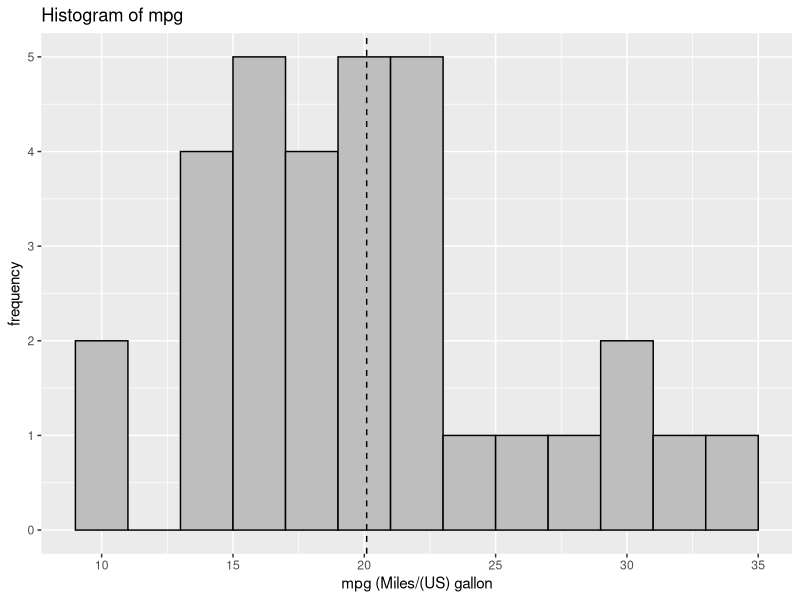
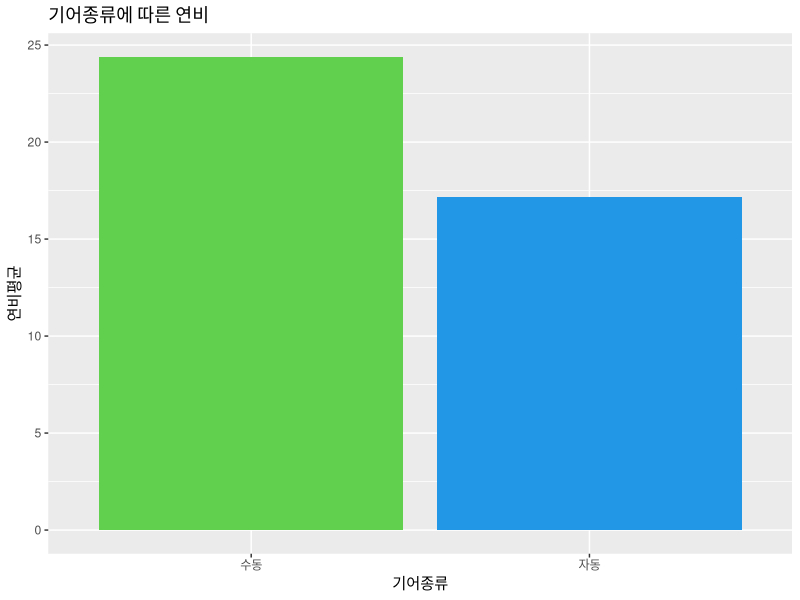
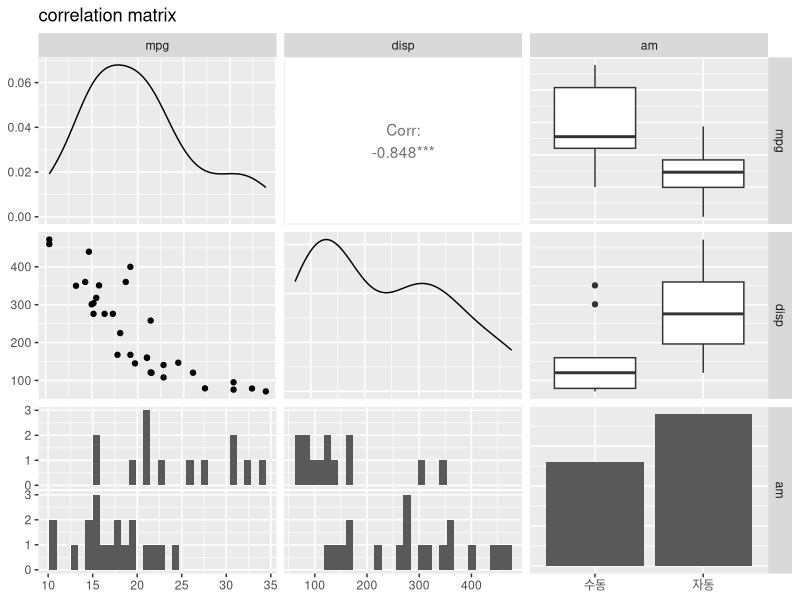

Reproduce these figures in R, in order.
getwd()
setwd('C:/Users/dnflc/Desktop/데이터 분석을 위한 R 프로그래밍')

install.packages('dplyr')
install.packages('ggplot2')
install.packages('GGally')

# 데이터 확인
str(mtcars)
head(mtcars)

library(dplyr)
library(ggplot2)

# mpg의 히스토그램 작성
mtcars %>%
  ggplot(aes(x=mpg))+
  geom_histogram(binwidth=2, color="black", fill="gray") +
  geom_vline(aes(xintercept=mean(mpg)), linetype="dashed") +   # 세로선
  labs(title="Histogram of mpg", x="mpg (Miles/(US) gallon", y="frequency")

# 기어(자동/수동) 방식에 따른 연비 평균 막대그래프
cars <- mtcars
cars$am <- ifelse(cars$am==0, '자동', '수동')   # ifelse(조건,T,F)
cars %>%
  group_by(am) %>%   # am 변수에 따라 데이터 나눔
  summarise(연비평균=mean(mpg)) %>%   # mpg 평균 계산
  ggplot(aes(x=am, y=연비평균)) +   # x, y축만 생김
  geom_col(fill=c(3,4)) +   # 막대그래프 작성(fill은 색상 번호)
  labs(title="기어종류에 따른 연비", x="기어종류", y="연비평균")   # labels

# 기어(자동/수동), 연비, 배기량 간 관계
library(GGally)
ggpairs(cars, columns=c('mpg', 'disp', 'am'), title='correlation matrix')   # 두개씩 묶어서 3가지의 관련성을 찾음

